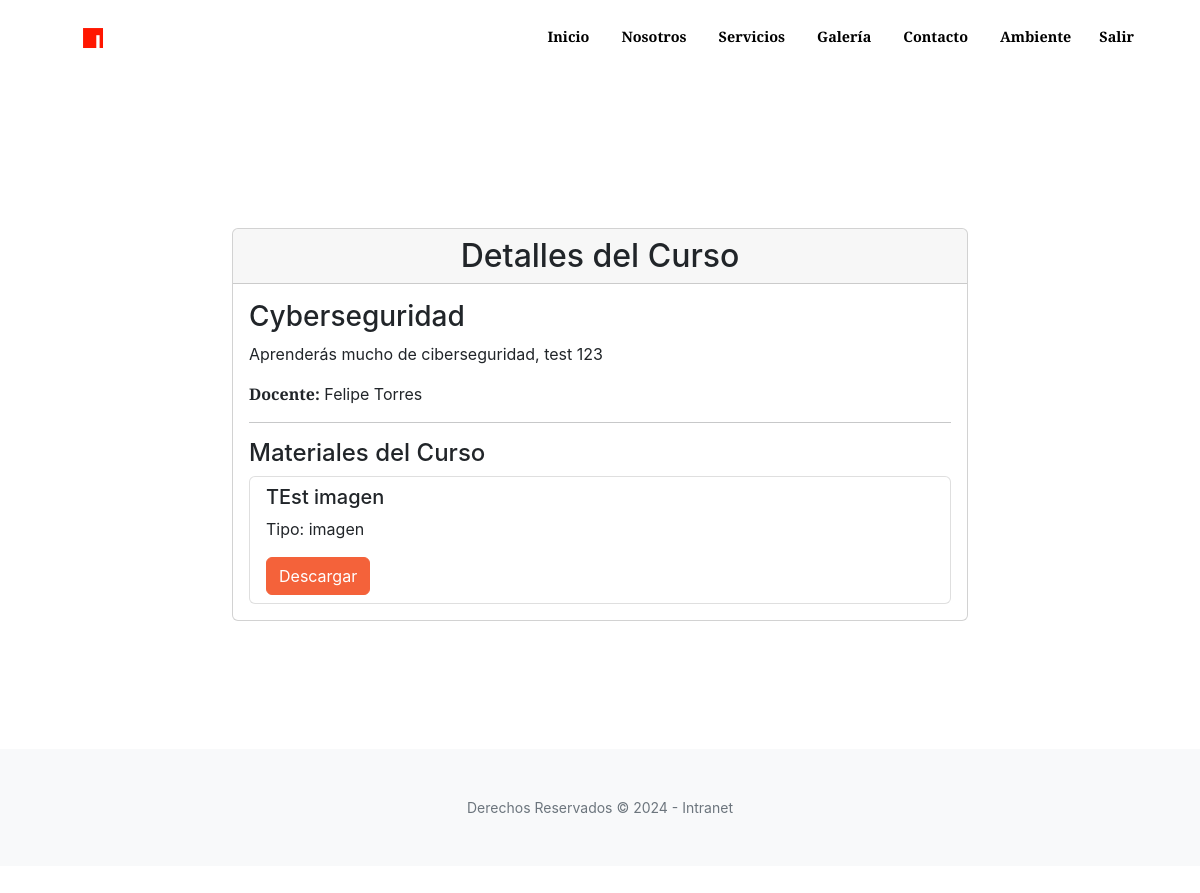
The app's page /curso/detalles/1/ (signed in) with its own data.
### core/models.py (models this page shows, shortened)
class Curso(models.Model):
    nombre = models.CharField(max_length=100)
    descripcion = models.TextField()
    docente = models.ForeignKey(CustomUser, on_delete=models.SET_NULL, null=True, limit_choices_to={'user_type': 'docente'})
    estudiantes = models.ManyToManyField(CustomUser, related_name='cursos_inscritos', limit_choices_to={'user_type': 'estudiante'}, blank=True)

class CustomUser(AbstractUser):
    USER_TYPE_CHOICES = (
        ('estudiante', 'Estudiante'),
        ('docente', 'Docente'),
        ('admin', 'Administrador'),
    )
    user_type = models.CharField(max_length=20, choices=USER_TYPE_CHOICES, default='estudiante')
    class Meta:
        verbose_name = "Usuario"
        verbose_name_plural = "Usuarios"

class MaterialCurso(models.Model):
    curso = models.ForeignKey(Curso, related_name='materiales', on_delete=models.CASCADE)
    archivo = models.FileField(upload_to='materiales_cursos/', null=True, blank=True)
    tipo = models.CharField(max_length=50, choices=[('pdf', 'PDF'), ('word', 'Word'), ('ppt', 'PPT'), ('excel', 'Excel'), ('imagen', 'Imagen'), ('otro', 'Otro')])
    nombre = models.CharField(max_length=200)

### core/views.py (the view)
# urls.py: path('curso/detalles/<int:curso_id>/', views.detalle_curso, name='detalle_curso'),
@login_required
@user_passes_test(lambda u: u.user_type == 'estudiante')
def detalle_curso(request, curso_id):
    curso = get_object_or_404(Curso, id=curso_id)
    materiales = MaterialCurso.objects.filter(curso=curso)
    context = {
        'curso': curso,
        'materiales': materiales
    }
    return render(request, 'core/detalle_curso.html', context)

### core/templates/core/detalle_curso.html
{% extends 'core/base.html' %}
{% block content %}
<section class="page-section" style="margin-top: 100px;">
    <div class="container">
        <div class="row justify-content-center">
            <div class="col-lg-8">
                <div class="card">
                    <div class="card-header">
                        <h2 class="text-center mb-0">Detalles del Curso</h2>
                    </div>
                    <div class="card-body">
                        <h3>{{ curso.nombre }}</h3>
                        <p>{{ curso.descripcion }}</p>
                        <p><strong>Docente:</strong> {{ curso.docente.get_full_name }}</p>
                        <hr>
                        <h4>Materiales del Curso</h4>
                        {% if materiales %}
                            <ul class="list-group">
                                {% for material in materiales %}
                                    <li class="list-group-item">
                                        <h5>{{ material.nombre }}</h5>
                                        <p>Tipo: {{ material.tipo }}</p>
                                        <a href="{{ material.archivo.url }}" class="btn btn-primary" download>Descargar</a>
                                    </li>
                                {% endfor %}
                            </ul>
                        {% else %}
                            <p>No hay materiales disponibles para este curso.</p>
                        {% endif %}
                    </div>
                </div>
            </div>
        </div>
    </div>
</section>
{% endblock %}

### records on screen
Curso: nombre "Cyberseguridad", descripcion "Aprenderás mucho de ciberseguridad, test 123", docente.get_full_name "Felipe Torres"
MaterialCurso: nombre "TEst imagen", tipo "imagen"
